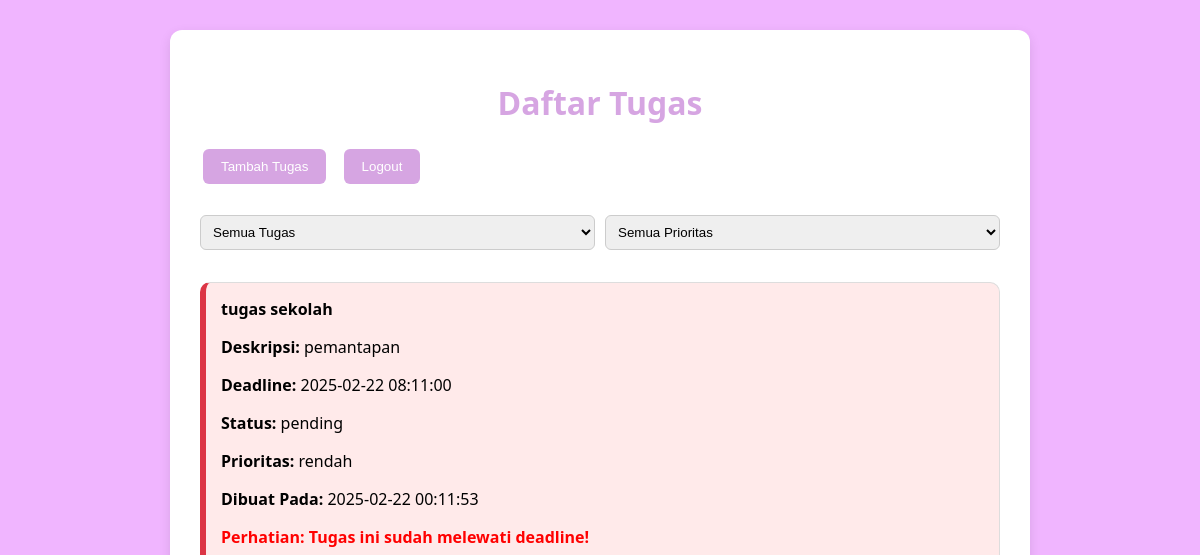
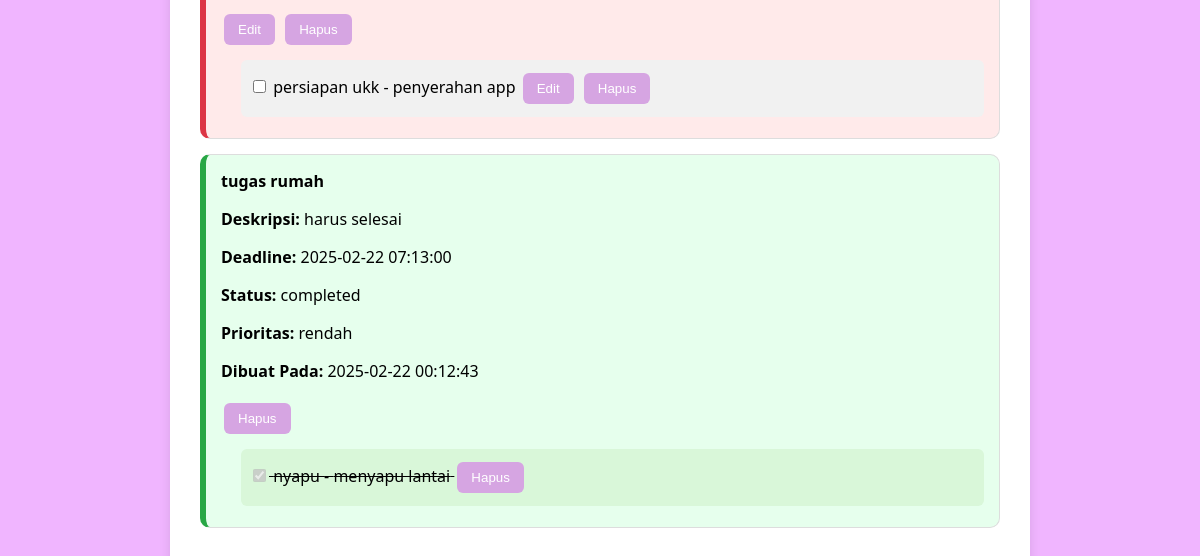
The app's page /daftar_tugas.php (signed in), older data (2 pictures, top to bottom).
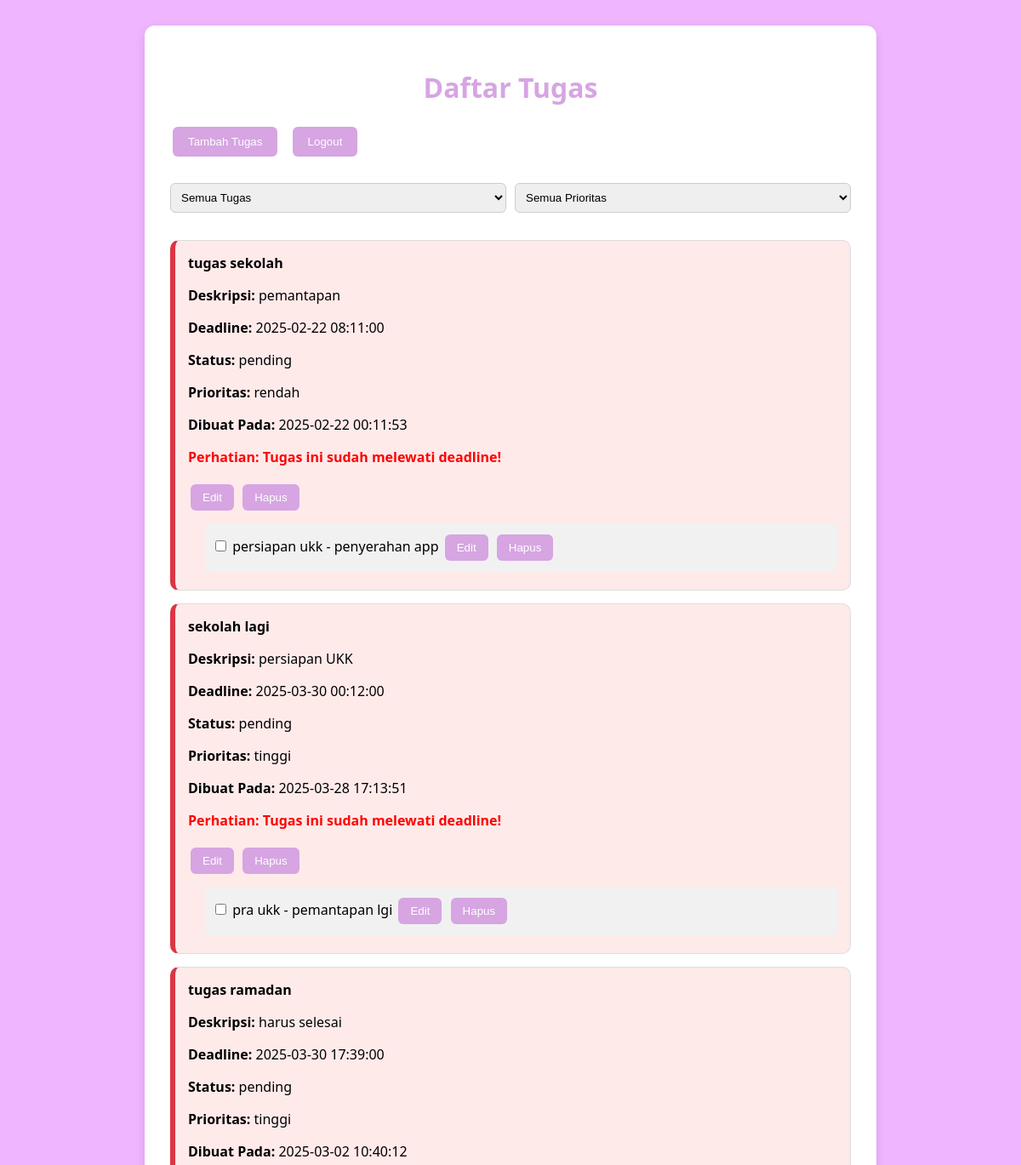
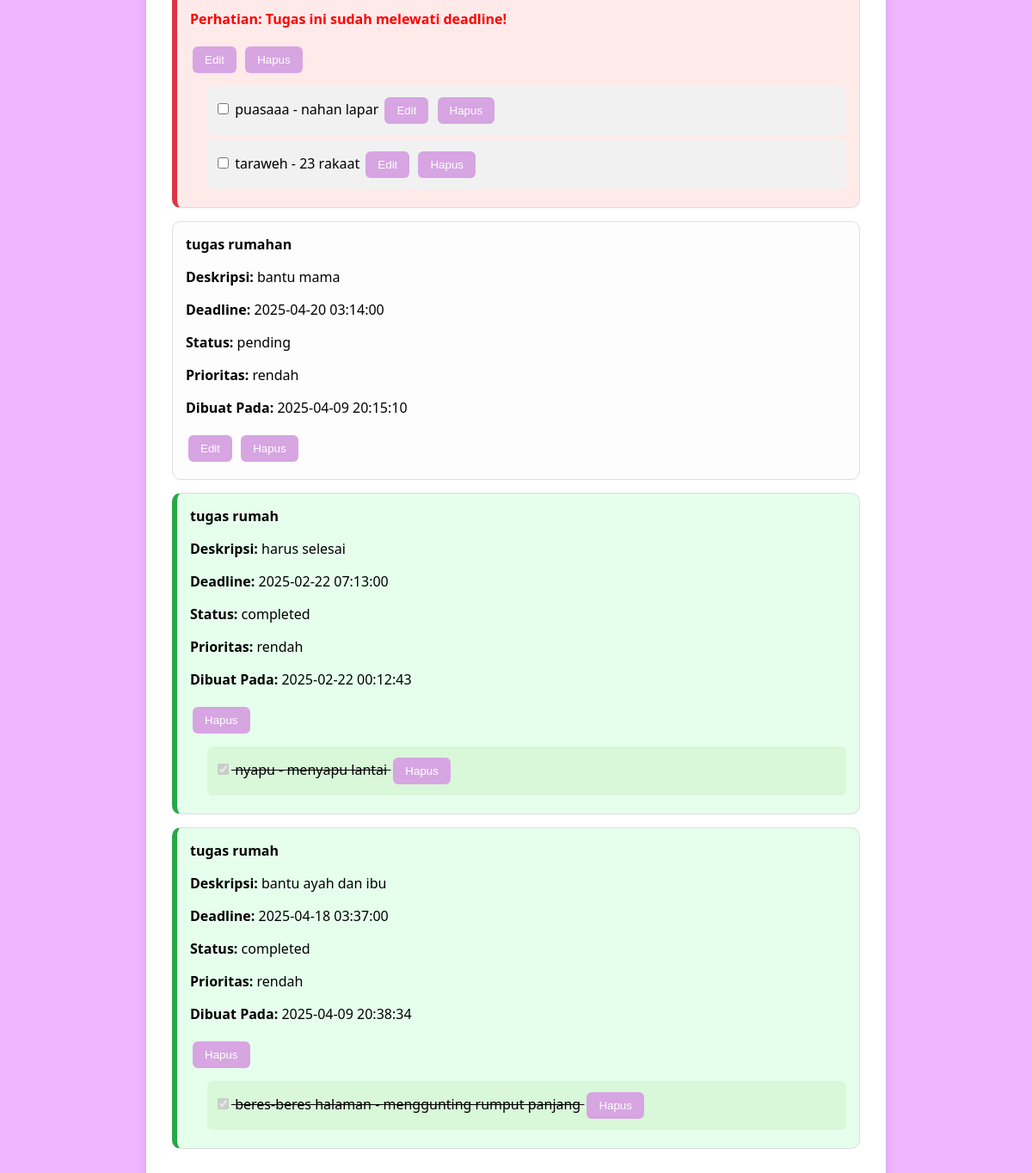
The same page, newer data (2 pictures, top to bottom).
### tables this page shows
CREATE TABLE `tasks` (
  `id` int(11) NOT NULL,
  `id_pengguna` int(11) NOT NULL,
  `task` varchar(255) NOT NULL,
  `deadline` datetime NOT NULL,
  `status` enum('pending','completed') DEFAULT 'pending',
  `deskripsi_tugas` text DEFAULT NULL,
  `prioritas` enum('rendah','sedang','tinggi') NOT NULL,
  `dibuat_pada` timestamp NOT NULL DEFAULT current_timestamp(),
  `notifikasi` tinyint(1) DEFAULT 0
);

CREATE TABLE `subtasks` (
  `id` int(11) NOT NULL,
  `task_id` int(11) NOT NULL,
  `subtasks` varchar(255) NOT NULL,
  `status` enum('pending','completed') DEFAULT 'pending',
  `deskripsi_subtugas` text DEFAULT NULL,
  `dibuat_pada` timestamp NOT NULL DEFAULT current_timestamp()
);

### daftar_tugas.php (the view, shortened to what this page needs)
<?php
$conn = new mysqli('localhost', 'root', '', 'db_todolist');
$pengguna = $_SESSION['id_pengguna'];
$statusFilter = isset($_POST['status_filter']) ? $_POST['status_filter'] : 'all';
$filterQuery = "SELECT *,
                CASE
                    WHEN status = 'completed' THEN 'completed'
                    WHEN deadline <= DATE_ADD(NOW(), INTERVAL 3 DAY) THEN 'urgent'
                    ELSE 'normal'
                END AS urgency
                FROM tasks
                WHERE id_pengguna = '$pengguna'";
$filterQuery .= " ORDER BY FIELD(urgency, 'urgent', 'normal', 'completed'), deadline ASC, id DESC";
$tasks = $conn->query($filterQuery);
?>
<!DOCTYPE html>
<html lang="id">
<head>
    <link rel="stylesheet" href="daftar_tugas.css">
</head>
<body>
    <div class="container">
        <h1>Daftar Tugas</h1>
        <button onclick="addTask()" class="button">Tambah Tugas</button>
        <button onclick="logout()" class="button">Logout</button>
        <form method="POST" style="margin: 20px 0; display: flex; gap: 10px; align-items: center;">
        <select name="status_filter" onchange="this.form.submit()">
    <option value="all" <?php echo ($statusFilter === 'all') ? 'selected' : ''; ?>>Semua Tugas</option>
</select>
    <select name="prioritas_filter" onchange="this.form.submit()">
        <option value="all" <?php echo (!isset($_POST['prioritas_filter']) || $_POST['prioritas_filter'] === 'all') ? 'selected' : ''; ?>>Semua Prioritas</option>
    </select>
</form>
        <ul class="task-list">
            <?php while ($task = $tasks->fetch_assoc()):
                $isOverdue = ($task['status'] === 'pending' && strtotime($task['deadline']) < time());
 ?>
                <li class="task-item <?php echo ($task['status'] === 'completed') ? 'completed' : ''; ?> <?php echo ($isOverdue) ? 'overdue' : ''; ?>">
            <div id="task-view-<?php echo $task['id']; ?>">
                        <strong><?php echo htmlspecialchars($task['task']); ?></strong>
                        <p><strong>Deskripsi:</strong> <?php echo htmlspecialchars($task['deskripsi_tugas']); ?></p>
                        <p><strong>Deadline:</strong> <?php echo htmlspecialchars($task['deadline']); ?></p>
                        <p><strong>Status:</strong> <?php echo htmlspecialchars($task['status']); ?></p>
                        <p><strong>Prioritas:</strong> <?php echo htmlspecialchars($task['prioritas']); ?></p>
                        <p><strong>Dibuat Pada:</strong> <?php echo htmlspecialchars($task['dibuat_pada']); ?></p>
                        <?php if ($isOverdue): ?>
                <p class="overdue-message" style="color: red; font-weight: bold;">
                    Perhatian: Tugas ini sudah melewati deadline!
                </p>
            <?php endif; ?>
                        <?php if ($task['status'] !== 'completed'): ?>
                        <button type="button" onclick="toggleEdit(<?php echo $task['id']; ?>)">Edit</button>
                        <?php endif; ?>
                        <form method="POST" style="display:inline;" onsubmit="return confirmDelete();">
    <button type="submit">Hapus</button>
</form>
                    </div>
                    <?php
                    $taskId = $task['id'];
                    $subtasks = $conn->query("SELECT * FROM subtasks WHERE task_id = $taskId");
                    if ($subtasks && $subtasks->num_rows > 0): ?>
                        <ul class="subtask-list">
    <?php while ($subtask = $subtasks->fetch_assoc()): ?>
        <li class="subtask-item <?php echo ($subtask['status'] === 'completed') ? 'completed' : ''; ?>">
            <form method="POST" style="display: inline;">
                <input type="checkbox" onchange="this.form.submit()"
                    <?php echo ($subtask['status'] === 'completed') ? 'checked disabled' : ''; ?>>
            </form>
            <span><?php echo htmlspecialchars($subtask['subtasks']); ?> - <?php echo htmlspecialchars($subtask['deskripsi_subtugas']); ?></span>
            <?php if ($subtask['status'] !== 'completed'): ?>
            <button type="button" onclick="toggleEditSubtask(<?php echo $subtask['id']; ?>)">Edit</button>
            <?php endif; ?>
            <form method="POST" style="display:inline;" onsubmit="return confirmDelete();">
    <button type="submit">Hapus</button>
</form>
        </li>
    <?php endwhile; ?>
</ul>
                    <?php endif; ?>
                </li>
            <?php endwhile; ?>
        </ul>
    </div>
</body>
</html>

### daftar_tugas.css (style rules this page uses)
body { font-family: 'Segoe UI', Tahoma, Geneva, Verdana, sans-serif; background-color: #f0b5ff; margin: 0; padding: 0; }
.container { max-width: 800px; margin: 30px auto; background-color: #fff; border-radius: 12px; padding: 30px; box-shadow: 0 4px 12px rgba(0,0,0,0.1); }
h1 { text-align: center; color: #d6a5e2; margin-bottom: 20px; }
.button { background-color: #d6a5e2; color: white; padding: 10px 18px; margin-right: 10px; border: none; border-radius: 6px; cursor: pointer; transition: background-color 0.3s ease; }
.task-list { list-style-type: none; padding: 0; }
.task-item { background-color: #fdfdfd; border: 1px solid #ddd; margin-bottom: 15px; padding: 15px; border-radius: 10px; position: relative; transition: background-color 0.3s ease; }
.task-item.completed { background-color: #e6ffed; border-left: 6px solid #28a745; }
.task-item.overdue { background-color: #ffeaea; border-left: 6px solid #dc3545; }
.subtask-list { list-style-type: none; padding-left: 20px; margin-top: 10px; }
.subtask-item { padding: 8px; margin-bottom: 6px; background-color: #f1f1f1; border-radius: 6px; }
.subtask-item.completed { background-color: #d9f7d9; text-decoration: line-through; }
select, input[type="text"], input[type="datetime-local"], textarea { width: 100%; padding: 8px; margin: 6px 0 12px; border: 1px solid #ccc; border-radius: 6px; box-sizing: border-box; }
button { margin: 5px 3px; padding: 8px 14px; background-color: #d6a5e2; color: white; border: none; border-radius: 6px; cursor: pointer; transition: background-color 0.3s ease; }
.overdue-message { color: red; font-weight: bold; }
form { margin: 5px 0; }

Row changes from the older to the newer data that the page shows:
added tasks: task "sekolah lagi", deskripsi_tugas "persiapan UKK", deadline "2025-03-30 00:12:00", status "pending", prioritas "tinggi", dibuat_pada "2025-03-28 17:13:51", shows "Perhatian: Tugas ini sudah melewati deadline!"
added subtasks: subtasks "pra ukk", deskripsi_subtugas "pemantapan lgi", shown under "sekolah lagi"
added tasks: task "tugas ramadan", deskripsi_tugas "harus selesai", deadline "2025-03-30 17:39:00", status "pending", prioritas "tinggi", dibuat_pada "2025-03-02 10:40:12", shows "Perhatian: Tugas ini sudah melewati deadline!"
added subtasks: subtasks "puasaaa", deskripsi_subtugas "nahan lapar", shown under "tugas ramadan"
added subtasks: subtasks "taraweh", deskripsi_subtugas "23 rakaat", shown under "tugas ramadan"
added tasks: task "tugas rumahan", deskripsi_tugas "bantu mama", deadline "2025-04-20 03:14:00", status "pending", prioritas "rendah", dibuat_pada "2025-04-09 20:15:10"
added tasks: task "tugas rumah", deskripsi_tugas "bantu ayah dan ibu", deadline "2025-04-18 03:37:00", status "completed", prioritas "rendah", dibuat_pada "2025-04-09 20:38:34"
added subtasks: status "☑", subtasks "beres-beres halaman", deskripsi_subtugas "menggunting rumput panjang", shown under "tugas rumah"
